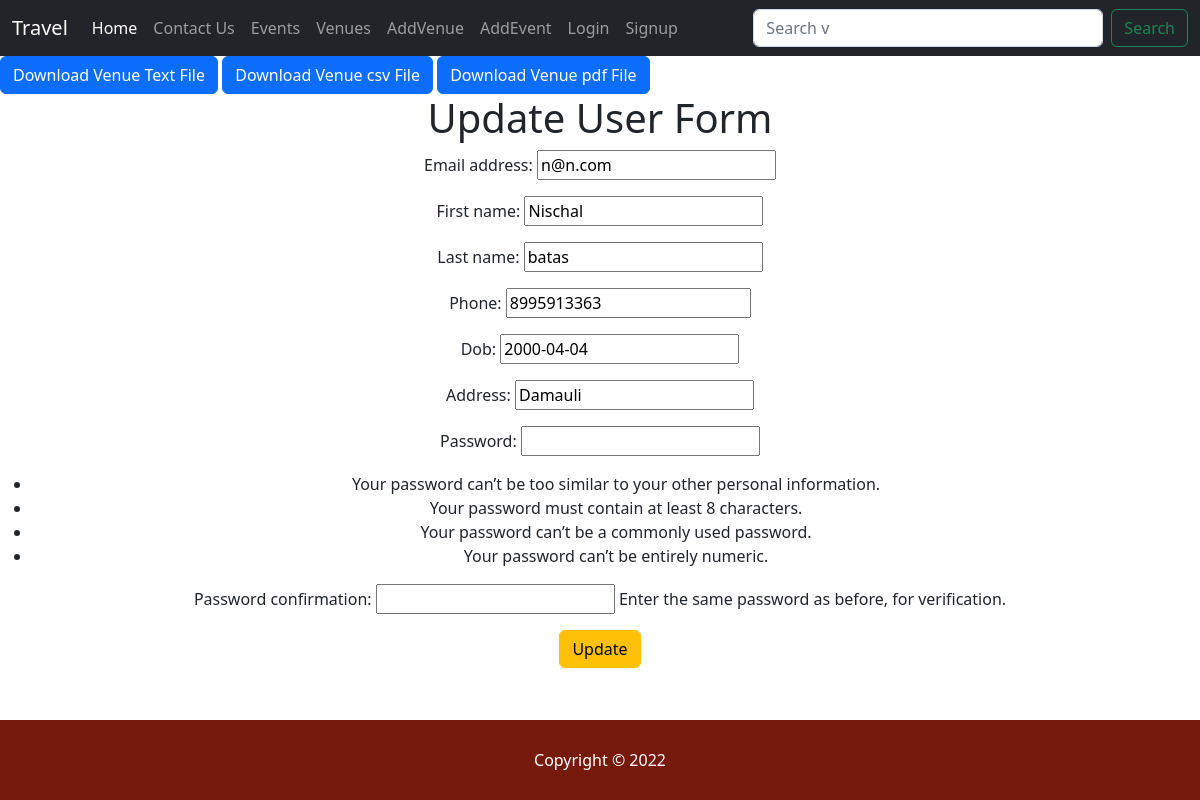
Page /authentication/updateuser/1 on the committed database.
### authentication/models.py (models this page shows)
class CustomUser(AbstractUser):
    username = None
    email = models.EmailField(_('email address'), unique=True)
    phone=models.BigIntegerField(null=True)
    dob=models.DateField(auto_now=False, auto_now_add=False,blank=True,null=True)
    address=models.CharField(max_length=100,null=True,blank=True)
    USERNAME_FIELD = 'email'
    REQUIRED_FIELDS = []
    objects = CustomUserManager()

### authentication/views.py (the view)
# urls.py: path('updateuser/<user_id>',views.updateuser,name="updateuser"),
def updateuser(request,user_id):
    user=CustomUser.objects.get(pk=user_id)
    form=UserAdminCreationForm(request.POST or None, instance=user)
    if form.is_valid():
            form.save()
            return redirect('list')
    context={
            "form":form
        }
    return render(request,'auth/CRUD/updateuser.html',context)

### authentication/forms.py
class UserAdminCreationForm(UserCreationForm):
    class Meta:
        model = get_user_model()
        fields = ['email','first_name','last_name','phone','dob','address']

### templates/auth/CRUD/updateuser.html (shortened to what this page needs)
{%extends 'template.html'%}
{%block content%}
    <center>
        <h1>Update User Form</h1>
        <form action="" method="post">
            {{form.as_p}}
            <button class="btn btn-warning">Update</button>
        </form>
    </center>
{%endblock content%}

### rows in the picture
CustomUser: email "n@n.com", first_name "Nischal", last_name "batas", phone "8995913363", dob "2000-04-04", address "Damauli"
